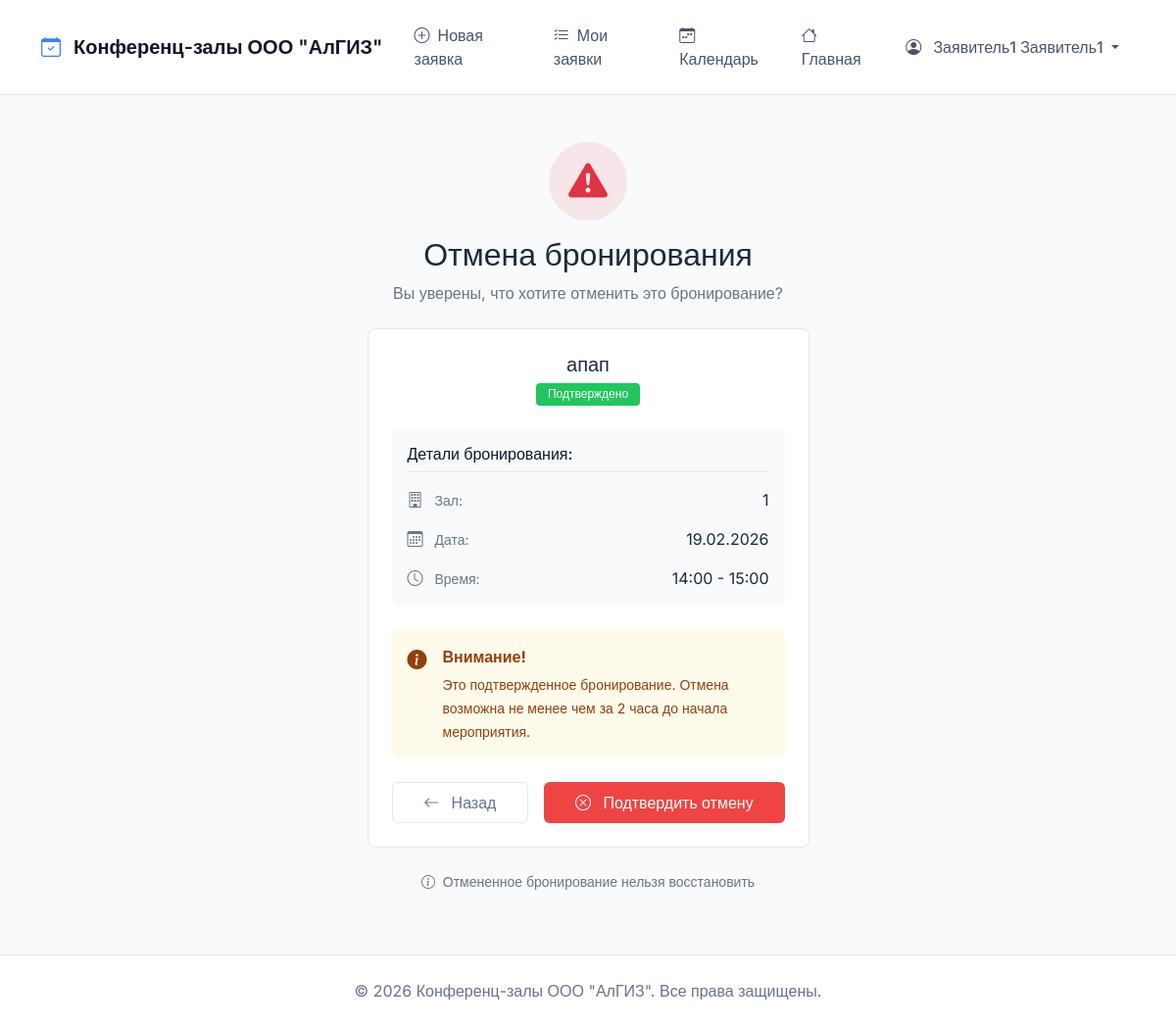
The page /booking/8/cancel/ (signed in) on the database its author committed.
### bookings/models.py (models this page shows, shortened)
class User(AbstractUser):
    ROLE_CHOICES = (
        ('moderator', 'Модератор'),
        ('requester', 'Заявитель'),
        ('employee', 'Сотрудник'),
    )
    role = models.CharField(max_length=20, choices=ROLE_CHOICES, default='employee', verbose_name="Роль")
    phone = models.CharField(max_length=20, blank=True, verbose_name="Телефон")
    department = models.CharField(max_length=100, blank=True, verbose_name="Отдел")
    def get_full_name(self):
        if self.first_name and self.last_name:
            return f"{self.first_name} {self.last_name}"
        return self.username
    class Meta:
        verbose_name = "Пользователь"
        verbose_name_plural = "Пользователи"

class Booking(models.Model):
    STATUS_CHOICES = (
        ('pending', 'Ожидает подтверждения'),
        ('approved', 'Подтверждено'),
        ('rejected', 'Отклонено'),
        ('cancelled', 'Отменено'),
    )
    room = models.ForeignKey(ConferenceRoom, on_delete=models.CASCADE, verbose_name="Зал", related_name='bookings')
    requester = models.ForeignKey(User, on_delete=models.CASCADE, related_name='bookings', verbose_name="Заявитель")
    title = models.CharField(max_length=200, verbose_name="Название мероприятия")
    description = models.TextField(verbose_name="Описание")
    start_time = models.DateTimeField(verbose_name="Начало")
    end_time = models.DateTimeField(verbose_name="Окончание")
    participants_count = models.PositiveIntegerField(verbose_name="Количество участников")
    status = models.CharField(max_length=20, choices=STATUS_CHOICES, default='pending', verbose_name="Статус")
    created_at = models.DateTimeField(auto_now_add=True, verbose_name="Создано")
    updated_at = models.DateTimeField(auto_now=True, verbose_name="Обновлено")
    moderated_by = models.ForeignKey(User, null=True, blank=True, on_delete=models.SET_NULL,
                                     related_name='moderated_bookings', verbose_name="Модератор")
    moderation_comment = models.TextField(blank=True, verbose_name="Комментарий модератора")
    class Meta:
        verbose_name = "Бронирование"
        verbose_name_plural = "Бронирования"
        ordering = ['-start_time']
        indexes = [
            models.Index(fields=['start_time', 'end_time']),
            models.Index(fields=['status']),
            models.Index(fields=['room', 'status']),
        ]

class ConferenceRoom(models.Model):
    name = models.CharField(max_length=100, verbose_name="Название")
    capacity = models.PositiveIntegerField(verbose_name="Вместимость")
    location = models.CharField(max_length=200, verbose_name="Местоположение")
    description = models.TextField(blank=True, verbose_name="Описание")
    has_projector = models.BooleanField(default=False, verbose_name="Проектор")
    has_video_conference = models.BooleanField(default=False, verbose_name="Видеоконференция")
    has_whiteboard = models.BooleanField(default=False, verbose_name="Доска")
    is_active = models.BooleanField(default=True, verbose_name="Активен")
    image = models.ImageField(upload_to='rooms/', blank=True, null=True, verbose_name="Изображение")
    created_at = models.DateTimeField(auto_now_add=True, verbose_name="Дата создания")
    updated_at = models.DateTimeField(auto_now=True, verbose_name="Дата обновления")
    class Meta:
        verbose_name = "Конференц-зал"
        verbose_name_plural = "Конференц-залы"
        ordering = ['name']

### bookings/views.py (the view, shortened to what this page needs)
# urls.py: path('booking/<int:booking_id>/cancel/', views.cancel_booking, name='cancel_booking'),
@requester_required
def cancel_booking(request, booking_id):
    booking = get_object_or_404(Booking, id=booking_id, requester=request.user)
    if booking.status not in ['pending', 'approved']:
        messages.error(request, "Это бронирование нельзя отменить")
        return redirect('bookings:booking_detail', booking_id=booking.id)
    if booking.status == 'approved' and booking.start_time < timezone.now() + timedelta(
            hours=settings.BOOKING_SETTINGS['CANCELLATION_DEADLINE_HOURS']):
        messages.error(request,
                       f"Нельзя отменить бронирование менее чем за {settings.BOOKING_SETTINGS['CANCELLATION_DEADLINE_HOURS']} часа до начала")
        return redirect('bookings:booking_detail', booking_id=booking.id)
    return render(request, 'bookings/cancel_booking.html', {'booking': booking})

### bookings/templates/bookings/cancel_booking.html (shortened to what this page needs)
{% extends 'bookings/base.html' %}
{% load static %}
{% block content %}
<div class="row justify-content-center">
    <div class="col-md-6 col-lg-5">
        <div class="text-center mb-4">
            <div class="bg-danger bg-opacity-10 rounded-circle d-inline-flex p-3 mb-3">
                <i class="bi bi-exclamation-triangle-fill text-danger fs-1"></i>
            </div>
            <h2 class="fw-semibold mb-2">Отмена бронирования</h2>
            <p class="text-secondary">Вы уверены, что хотите отменить это бронирование?</p>
        </div>
        <div class="border rounded-3 bg-white p-4 mb-4">
            <div class="text-center mb-4">
                <h5 class="fw-semibold mb-1">{{ booking.title }}</h5>
                <span class="badge
                    {% if booking.status == 'approved' %}bg-success
                    {% elif booking.status == 'pending' %}bg-warning
                    {% else %}bg-secondary{% endif %}">
                    {{ booking.get_status_display }}
                </span>
            </div>
            <div class="bg-light p-3 rounded-3 mb-4">
                <h6 class="fw-medium mb-3">Детали бронирования:</h6>
                <div class="vstack gap-2">
                    <div class="d-flex align-items-center">
                        <i class="bi bi-building text-secondary me-2" style="width: 1.25rem;"></i>
                        <span class="text-secondary small">Зал:</span>
                        <span class="ms-auto fw-medium">{{ booking.room.name }}</span>
                    </div>
                    <div class="d-flex align-items-center">
                        <i class="bi bi-calendar3 text-secondary me-2" style="width: 1.25rem;"></i>
                        <span class="text-secondary small">Дата:</span>
                        <span class="ms-auto fw-medium">{{ booking.start_time|date:"d.m.Y" }}</span>
                    </div>
                    <div class="d-flex align-items-center">
                        <i class="bi bi-clock text-secondary me-2" style="width: 1.25rem;"></i>
                        <span class="text-secondary small">Время:</span>
                        <span class="ms-auto fw-medium">{{ booking.start_time|date:"H:i" }} - {{ booking.end_time|date:"H:i" }}</span>
                    </div>
                </div>
            </div>
            {% if booking.status == 'approved' %}
                <div class="alert alert-warning d-flex align-items-start mb-4" role="alert">
                    <i class="bi bi-info-circle-fill me-3 fs-5 flex-shrink-0"></i>
                    <div>
                        <strong class="d-block mb-1">Внимание!</strong>
                        <span class="small">Это подтвержденное бронирование. Отмена возможна не менее чем за 2 часа до начала мероприятия.</span>
                    </div>
                </div>
            {% endif %}
            <form method="post" class="text-center">
                <div class="d-flex gap-3">
                    <a href="{% url 'bookings:booking_detail' booking.id %}"
                       class="btn btn-outline-secondary flex-fill py-2">
                        <i class="bi bi-arrow-left me-2"></i>
                        Назад
                    </a>
                    <button type="submit" class="btn btn-danger flex-fill py-2">
                        <i class="bi bi-x-circle me-2"></i>
                        Подтвердить отмену
                    </button>
                </div>
            </form>
        </div>
        <div class="text-center">
            <p class="small text-secondary">
                <i class="bi bi-info-circle me-1"></i>
                Отмененное бронирование нельзя восстановить
            </p>
        </div>
    </div>
</div>
{% endblock %}

### bookings/templates/bookings/base.html (shortened to what this page needs)
<!DOCTYPE html>
<html lang="ru">
<head>
    <link href="https://cdn.jsdelivr.net/npm/bootstrap@5.1.3/dist/css/bootstrap.min.css" rel="stylesheet">
    <link rel="stylesheet" href="https://cdn.jsdelivr.net/npm/bootstrap-icons@1.8.1/font/bootstrap-icons.css">
    {% load static %}
    <link rel="stylesheet" href="{% static 'bookings/css/style.css' %}">
</head>
<body>
    <nav class="navbar navbar-expand-lg">
        <div class="container">
            <a class="navbar-brand" href="{% url 'bookings:index' %}">
                <i class="bi bi-calendar-check"></i>
                Конференц-залы ООО "АлГИЗ"
            </a>
            <div class="collapse navbar-collapse" id="navbarNav">
                <ul class="navbar-nav me-auto">
                    {% if user.is_authenticated %}
                        {% if user.role == 'moderator' %}
                            <li class="nav-item">
                                <a class="nav-link {% if request.resolver_match.url_name == 'moderator_dashboard' %}active{% endif %}"
                                   href="{% url 'bookings:moderator_dashboard' %}">
                                    <i class="bi bi-shield-check"></i>Дашборд
                                </a>
                            </li>
                            <li class="nav-item">
                                <a class="nav-link {% if request.resolver_match.url_name == 'room_management' %}active{% endif %}"
                                   href="{% url 'bookings:room_management' %}">
                                    <i class="bi bi-building"></i>Залы
                                </a>
                            </li>
                            <li class="nav-item">
                                <a class="nav-link {% if request.resolver_match.url_name == 'user_management' %}active{% endif %}"
                                   href="{% url 'bookings:user_management' %}">
                                    <i class="bi bi-people"></i>Пользователи
                                </a>
                            </li>
                        {% elif user.role == 'requester' %}
                            <li class="nav-item">
                                <a class="nav-link {% if request.resolver_match.url_name == 'create_booking' %}active{% endif %}"
                                   href="{% url 'bookings:create_booking' %}">
                                    <i class="bi bi-plus-circle"></i>Новая заявка
                                </a>
                            </li>
                            <li class="nav-item">
                                <a class="nav-link {% if request.resolver_match.url_name == 'my_bookings' %}active{% endif %}"
                                   href="{% url 'bookings:my_bookings' %}">
                                    <i class="bi bi-list-check"></i>Мои заявки
                                </a>
                            </li>
                            <li class="nav-item">
                                <a class="nav-link {% if request.resolver_match.url_name == 'schedule' %}active{% endif %}"
                                   href="{% url 'bookings:schedule' %}">
                                    <i class="bi bi-calendar-week"></i>Календарь
                                </a>
                            </li>
                        {% endif %}
                        <li class="nav-item">
                            <a class="nav-link" href="{% url 'bookings:index' %}">
                                <i class="bi bi-house"></i>Главная
                            </a>
                        </li>
                    {% endif %}
                </ul>
                <ul class="navbar-nav">
                    {% if user.is_authenticated %}
                        <li class="nav-item dropdown">
                            <a class="nav-link dropdown-toggle" href="#" id="userDropdown" role="button"
                               data-bs-toggle="dropdown" aria-expanded="false">
                                <i class="bi bi-person-circle"></i>
                                {{ user.get_full_name|default:user.username }}
                            </a>
                        </li>
                    {% endif %}
                </ul>
            </div>
        </div>
    </nav>
    <main class="container mt-5">
        {% block content %}
        {% endblock %}
    </main>
    <footer class="footer mt-5 py-4">
        <div class="container text-center">
            <span>© 2026 Конференц-залы ООО "АлГИЗ". Все права защищены.</span>
        </div>
    </footer>
</body>
</html>

### bookings/static/bookings/css/style.css (style rules this page uses)
* { margin: 0; padding: 0; box-sizing: border-box; }
:root { --primary: #3b82f6; --primary-dark: #2563eb; --secondary: #64748b; --success: #22c55e; --danger: #ef4444; --warning: #f59e0b; --info: #3b82f6; --light: #f8fafc; --dark: #0f172a; --border: #e2e8f0; }
.btn { padding: 0.5rem 1rem; font-weight: 500; border-radius: 0.375rem; }
.btn-outline-secondary { border: 1px solid #e2e8f0; color: #64748b; }
.badge.bg-success { background-color: #22c55e !important; padding: 0.5rem 1rem; font-weight: 500; }
.bg-light { background-color: #f8fafc !important; }
.border { border: 1px solid #e2e8f0 !important; }
.rounded-3 { border-radius: 0.5rem !important; }
.alert { border: none; border-radius: 0.5rem; padding: 1rem; }
.alert-warning { background-color: #fffbeb; color: #92400e; }
.vstack { display: flex; flex-direction: column; }
.badge { padding: 0.35rem 0.75rem; font-weight: 500; border-radius: 2rem; }
.badge.bg-success { background-color: #22c55e !important; }
.bg-opacity-10 { --bs-bg-opacity: 0.1; }
.rounded-circle { width: 80px; height: 80px; display: inline-flex; align-items: center; justify-content: center; }
.alert { border: none; border-radius: 0.5rem; }
.badge { padding: 0.5rem 1rem; font-weight: 500; border-radius: 2rem; }
.vstack > * + * { margin-top: 0.5rem; }
.btn-outline-secondary { border: 1px solid #e2e8f0; color: #64748b; background-color: #ffffff; transition: all 0.2s; }
.btn-danger { background-color: #ef4444; border: none; transition: background-color 0.2s; }
.badge.bg-success { background-color: #22c55e !important; font-weight: 500; padding: 0.35rem 0.75rem; }
h6.fw-medium { color: #0f172a; border-bottom: 1px solid #e2e8f0; padding-bottom: 0.5rem; margin-bottom: 1rem; }
.rounded-3 { border-radius: 0.5rem; }

### bookings/templates/bookings/base.html (style rules this page uses)
body { font-family: 'Inter', sans-serif; background-color: #f8fafc; color: #1e293b; }
.navbar { background-color: #ffffff !important; border-bottom: 1px solid #e2e8f0; padding: 1rem 0; }
.navbar-brand { color: #0f172a !important; font-weight: 600; font-size: 1.25rem; }
.navbar-brand i { color: #3b82f6; margin-right: 0.5rem; }
.nav-link { color: #475569 !important; font-weight: 500; padding: 0.5rem 1rem !important; border-radius: 0.375rem; transition: all 0.2s; }
.nav-link i { margin-right: 0.5rem; }
.badge { font-weight: 500; padding: 0.25rem 0.5rem; border-radius: 0.25rem; }
.footer { background-color: #ffffff !important; border-top: 1px solid #e2e8f0; color: #64748b; }
.alert { border: none; border-radius: 0.5rem; padding: 1rem; margin-bottom: 1.5rem; }
.alert-warning { background-color: #fffbeb; color: #92400e; }
.btn { font-weight: 500; padding: 0.5rem 1rem; border-radius: 0.375rem; transition: all 0.2s; }

### rows shown on the page
User: get_full_name "Заявитель1 Заявитель1"
Booking: title "апап", status "Подтверждено", room.name "1", start_time "19.02.2026", start_time "14:00", end_time "15:00"
